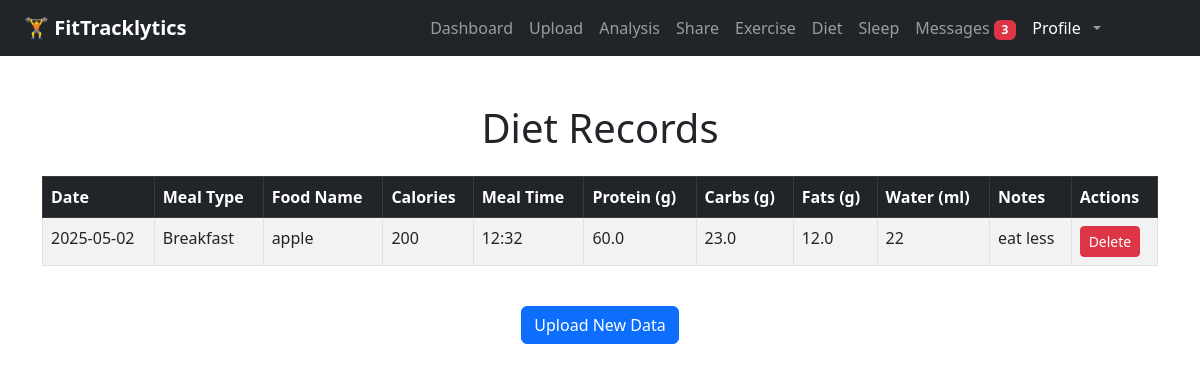
Page /records/diet (signed in) on the committed database.
### app/models.py (models this page shows)
class DietEntry(db.Model):
    id = db.Column(db.Integer, primary_key=True)
    user_id = db.Column(db.Integer, db.ForeignKey('user.id'))
    meal_type = db.Column(db.String(50))
    food_name = db.Column(db.String(100))
    calories = db.Column(db.Integer)
    meal_time = db.Column(db.String(10))
    protein = db.Column(db.Float)
    carbs = db.Column(db.Float)
    fats = db.Column(db.Float)
    water = db.Column(db.Integer)
    date = db.Column(db.Date)
    notes = db.Column(db.Text)

### app/routes.py (the view)
@main.route("/records/diet")
def diet_records():
    if "user_id" not in session:
        return redirect(url_for("main.login"))
    records = DietEntry.query.filter_by(user_id=session["user_id"]).order_by(DietEntry.date.desc()).all()
    return render_template("diet_records.html", records=records)

### app/__init__.py (called while the page is built)
def create_app(config_class=None):
    app = Flask(__name__)
    if config_class:
        app.config.from_object(config_class)
    else:
        app.config['SECRET_KEY'] = "super-secret-key"
        app.config['SQLALCHEMY_DATABASE_URI'] = 'sqlite:///tracker.db'
        app.config['SQLALCHEMY_TRACK_MODIFICATIONS'] = False
    db.init_app(app)
    migrate.init_app(app, db)  # Bind migrate after app is created
    print("current database config is：", app.config['SQLALCHEMY_DATABASE_URI'])
    from . import models
    @app.context_processor
    def inject_message_model():
        return dict(Message=models.Message)
    from .routes import main
    app.register_blueprint(main)
    return app

### app/templates/diet_records.html (shortened to what this page needs)
{% extends "base.html" %}
{% block content %}
<div class="container mt-5">
    <h1 class="text-center mb-4">Diet Records</h1>
    {% if records %}
        <div class="table-responsive">
            <table class="table table-striped table-bordered">
                <thead class="table-dark">
                    <tr>
                        <th>Date</th>
                        <th>Meal Type</th>
                        <th>Food Name</th>
                        <th>Calories</th>
                        <th>Meal Time</th>
                        <th>Protein (g)</th>
                        <th>Carbs (g)</th>
                        <th>Fats (g)</th>
                        <th>Water (ml)</th>
                        <th>Notes</th>
                        <th>Actions</th>
                    </tr>
                </thead>
                <tbody>
                    {% for entry in records %}
                    <tr>
                        <td>{{ entry.date }}</td>
                        <td>{{ entry.meal_type }}</td>
                        <td>{{ entry.food_name }}</td>
                        <td>{{ entry.calories }}</td>
                        <td>{{ entry.meal_time }}</td>
                        <td>{{ entry.protein }}</td>
                        <td>{{ entry.carbs }}</td>
                        <td>{{ entry.fats }}</td>
                        <td>{{ entry.water }}</td>
                        <td>{{ entry.notes }}</td>
                        <td>
                            <form action="{{ url_for('main.delete_diet', entry_id=entry.id) }}" method="POST" style="display:inline;">
                                <button type="submit" class="btn btn-danger btn-sm" onclick="return confirm('Are you sure you want to delete this record?');">Delete</button>
                            </form>
                        </td>
                    </tr>
                    {% endfor %}
                </tbody>
            </table>
        </div>
    {% else %}
        <p class="text-center">No diet records found.</p>
    {% endif %}
    <div class="text-center mt-4">
        <a href="{{ url_for('main.upload') }}" class="btn btn-primary">Upload New Data</a>
    </div>
</div>
{% endblock %}

### rows in the picture
DietEntry: date "2025-05-02", meal_type "Breakfast", food_name "apple", calories "200", meal_time "12:32", protein "60.0", carbs "23.0", fats "12.0", water "22", notes "eat less"

### other values in the picture
{{ unread_count }} "3"
